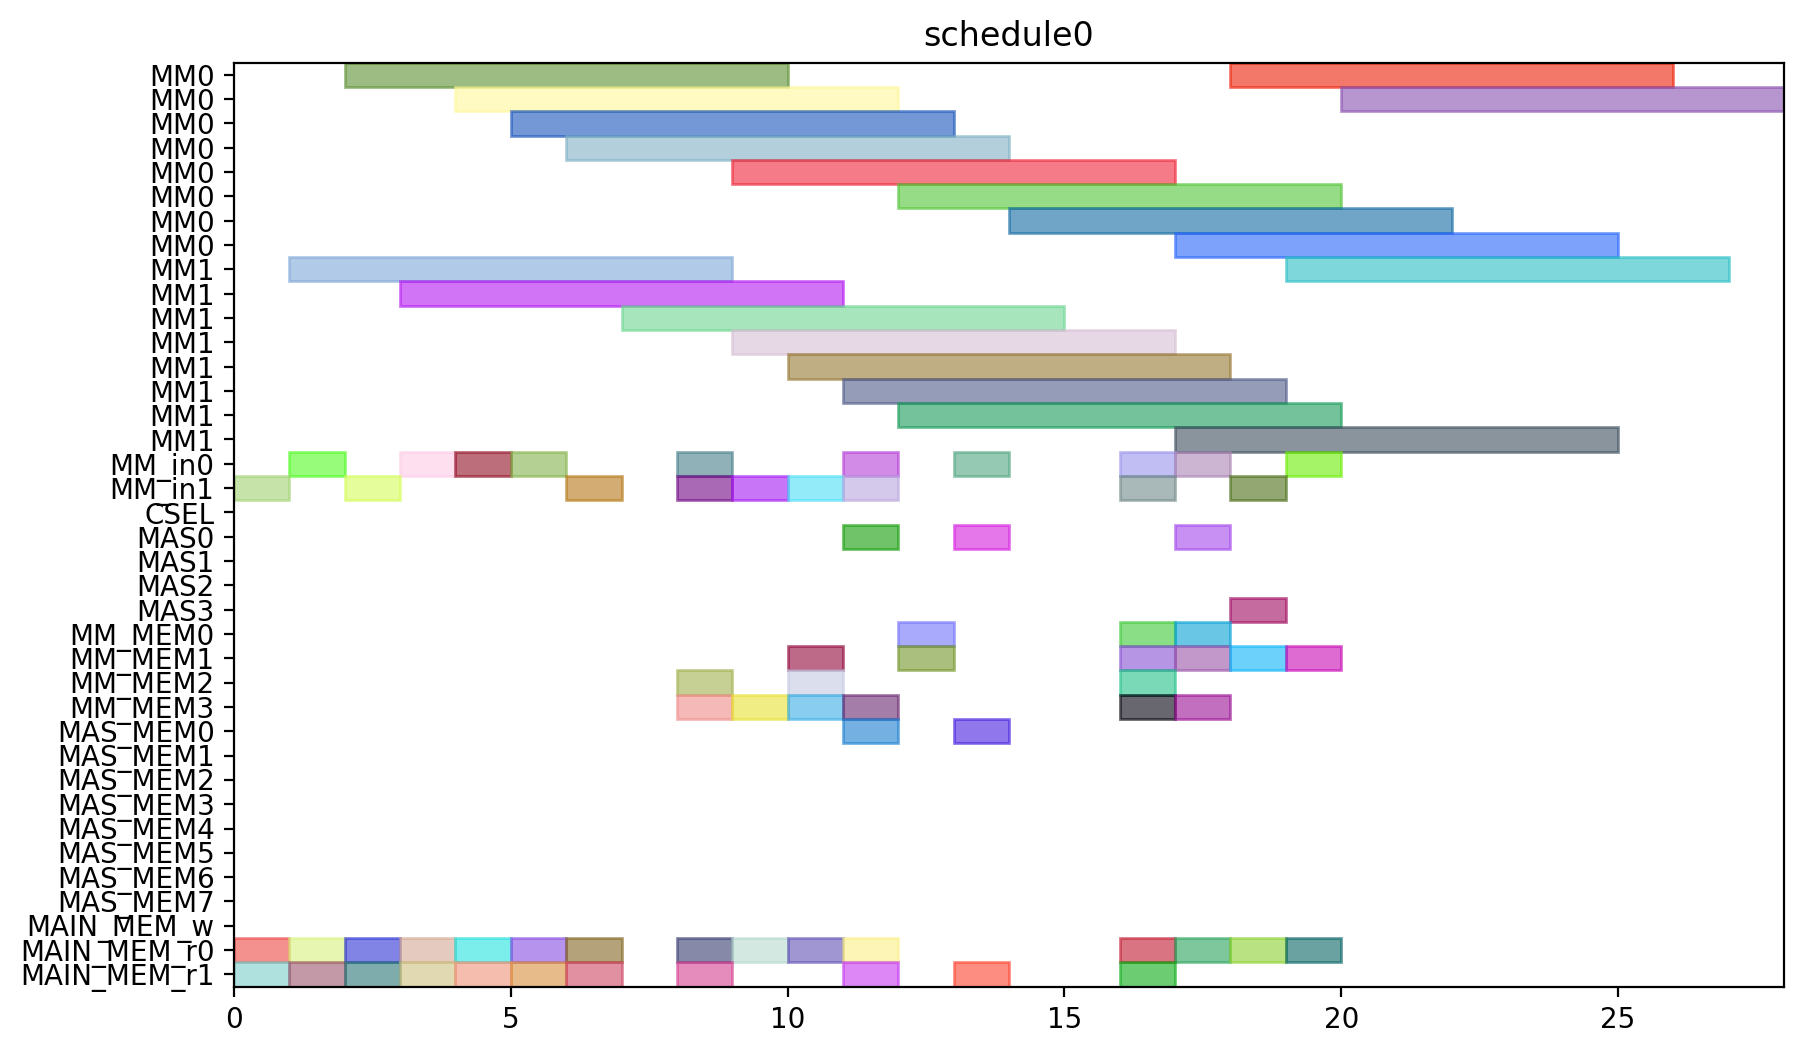

Here is the Python script that generated this plot:
from pyschedule import Scenario, solvers, plotters, alt


def solve():
	horizon = 120
	S = Scenario("schedule0", horizon=horizon)

	# resource
	MM = S.Resources('MM', num=2, size=8)
	MM_in = S.Resources('MM_in', num=2)
	CSEL = S.Resource('CSEL')
	MAS = S.Resources('MAS', num=4, size=1, periods=range(1, horizon))
	MM_MEM = S.Resources('MM_MEM', num=4)
	MAS_MEM = S.Resources('MAS_MEM', num=8)
	MAIN_MEM_w = S.Resource('MAIN_MEM_w', size=1)
	MAIN_MEM_r = S.Resources('MAIN_MEM_r', num=2)

	# result of previous scheduling

	# new tasks
	Z_exp2 = S.Task('Z_exp2', length=8, delay_cost=1)
	Z_exp2 += alt(MM)
	Z_exp2_in = S.Task('Z_exp2_in', length=1, delay_cost=1)
	Z_exp2_in += alt(MM_in)
	S += Z_exp2_in*MM_in[0]<=Z_exp2*MM[0]
	S += Z_exp2_in*MM_in[1]<=Z_exp2*MM[1]
	Z_exp2_mem0 = S.Task('Z_exp2_mem0', length=1, delay_cost=1)
	Z_exp2_mem0 += MAIN_MEM_r[0]
	S += Z_exp2_mem0 <= Z_exp2

	Z_exp2_mem1 = S.Task('Z_exp2_mem1', length=1, delay_cost=1)
	Z_exp2_mem1 += MAIN_MEM_r[1]
	S += Z_exp2_mem1 <= Z_exp2

	NX0 = S.Task('NX0', length=8, delay_cost=1)
	NX0 += alt(MM)
	NX0_in = S.Task('NX0_in', length=1, delay_cost=1)
	NX0_in += alt(MM_in)
	S += NX0_in*MM_in[0]<=NX0*MM[0]
	S += NX0_in*MM_in[1]<=NX0*MM[1]
	NX0_mem0 = S.Task('NX0_mem0', length=1, delay_cost=1)
	NX0_mem0 += MAIN_MEM_r[0]
	S += NX0_mem0 <= NX0

	NX0_mem1 = S.Task('NX0_mem1', length=1, delay_cost=1)
	NX0_mem1 += MAIN_MEM_r[1]
	S += NX0_mem1 <= NX0

	k0_10_Z1 = S.Task('k0_10_Z1', length=8, delay_cost=1)
	k0_10_Z1 += alt(MM)
	k0_10_Z1_in = S.Task('k0_10_Z1_in', length=1, delay_cost=1)
	k0_10_Z1_in += alt(MM_in)
	S += k0_10_Z1_in*MM_in[0]<=k0_10_Z1*MM[0]
	S += k0_10_Z1_in*MM_in[1]<=k0_10_Z1*MM[1]
	k0_10_Z1_mem0 = S.Task('k0_10_Z1_mem0', length=1, delay_cost=1)
	k0_10_Z1_mem0 += MAIN_MEM_r[0]
	S += k0_10_Z1_mem0 <= k0_10_Z1

	k0_10_Z1_mem1 = S.Task('k0_10_Z1_mem1', length=1, delay_cost=1)
	k0_10_Z1_mem1 += MAIN_MEM_r[1]
	S += k0_10_Z1_mem1 <= k0_10_Z1

	DX0 = S.Task('DX0', length=8, delay_cost=1)
	DX0 += alt(MM)
	DX0_in = S.Task('DX0_in', length=1, delay_cost=1)
	DX0_in += alt(MM_in)
	S += DX0_in*MM_in[0]<=DX0*MM[0]
	S += DX0_in*MM_in[1]<=DX0*MM[1]
	DX0_mem0 = S.Task('DX0_mem0', length=1, delay_cost=1)
	DX0_mem0 += MAIN_MEM_r[0]
	S += DX0_mem0 <= DX0

	DX0_mem1 = S.Task('DX0_mem1', length=1, delay_cost=1)
	DX0_mem1 += MAIN_MEM_r[1]
	S += DX0_mem1 <= DX0

	NY0 = S.Task('NY0', length=8, delay_cost=1)
	NY0 += alt(MM)
	NY0_in = S.Task('NY0_in', length=1, delay_cost=1)
	NY0_in += alt(MM_in)
	S += NY0_in*MM_in[0]<=NY0*MM[0]
	S += NY0_in*MM_in[1]<=NY0*MM[1]
	NY0_mem0 = S.Task('NY0_mem0', length=1, delay_cost=1)
	NY0_mem0 += MAIN_MEM_r[0]
	S += NY0_mem0 <= NY0

	NY0_mem1 = S.Task('NY0_mem1', length=1, delay_cost=1)
	NY0_mem1 += MAIN_MEM_r[1]
	S += NY0_mem1 <= NY0

	k2_14_Z1 = S.Task('k2_14_Z1', length=8, delay_cost=1)
	k2_14_Z1 += alt(MM)
	k2_14_Z1_in = S.Task('k2_14_Z1_in', length=1, delay_cost=1)
	k2_14_Z1_in += alt(MM_in)
	S += k2_14_Z1_in*MM_in[0]<=k2_14_Z1*MM[0]
	S += k2_14_Z1_in*MM_in[1]<=k2_14_Z1*MM[1]
	k2_14_Z1_mem0 = S.Task('k2_14_Z1_mem0', length=1, delay_cost=1)
	k2_14_Z1_mem0 += MAIN_MEM_r[0]
	S += k2_14_Z1_mem0 <= k2_14_Z1

	k2_14_Z1_mem1 = S.Task('k2_14_Z1_mem1', length=1, delay_cost=1)
	k2_14_Z1_mem1 += MAIN_MEM_r[1]
	S += k2_14_Z1_mem1 <= k2_14_Z1

	DY0 = S.Task('DY0', length=8, delay_cost=1)
	DY0 += alt(MM)
	DY0_in = S.Task('DY0_in', length=1, delay_cost=1)
	DY0_in += alt(MM_in)
	S += DY0_in*MM_in[0]<=DY0*MM[0]
	S += DY0_in*MM_in[1]<=DY0*MM[1]
	DY0_mem0 = S.Task('DY0_mem0', length=1, delay_cost=1)
	DY0_mem0 += MAIN_MEM_r[0]
	S += DY0_mem0 <= DY0

	DY0_mem1 = S.Task('DY0_mem1', length=1, delay_cost=1)
	DY0_mem1 += MAIN_MEM_r[1]
	S += DY0_mem1 <= DY0

	Z_exp3 = S.Task('Z_exp3', length=8, delay_cost=1)
	Z_exp3 += alt(MM)
	Z_exp3_in = S.Task('Z_exp3_in', length=1, delay_cost=1)
	Z_exp3_in += alt(MM_in)
	S += Z_exp3_in*MM_in[0]<=Z_exp3*MM[0]
	S += Z_exp3_in*MM_in[1]<=Z_exp3*MM[1]
	Z_exp3_mem0 = S.Task('Z_exp3_mem0', length=1, delay_cost=1)
	Z_exp3_mem0 += alt(MM_MEM)
	S += (Z_exp2*MM[0])-1 < Z_exp3_mem0*MM_MEM[0]
	S += (Z_exp2*MM[1])-1 < Z_exp3_mem0*MM_MEM[2]
	S += Z_exp3_mem0 <= Z_exp3

	Z_exp3_mem1 = S.Task('Z_exp3_mem1', length=1, delay_cost=1)
	Z_exp3_mem1 += MAIN_MEM_r[1]
	S += Z_exp3_mem1 <= Z_exp3

	NX1_ = S.Task('NX1_', length=1, delay_cost=1)
	NX1_ += alt(MAS)
	NX1__mem0 = S.Task('NX1__mem0', length=1, delay_cost=1)
	NX1__mem0 += alt(MM_MEM)
	S += (NX0*MM[0])-1 < NX1__mem0*MM_MEM[0]
	S += (NX0*MM[1])-1 < NX1__mem0*MM_MEM[2]
	S += NX1__mem0 <= NX1_

	NX1__mem1 = S.Task('NX1__mem1', length=1, delay_cost=1)
	NX1__mem1 += alt(MM_MEM)
	S += (k0_10_Z1*MM[0])-1 < NX1__mem1*MM_MEM[1]
	S += (k0_10_Z1*MM[1])-1 < NX1__mem1*MM_MEM[3]
	S += NX1__mem1 <= NX1_

	k0_9_Z2 = S.Task('k0_9_Z2', length=8, delay_cost=1)
	k0_9_Z2 += alt(MM)
	k0_9_Z2_in = S.Task('k0_9_Z2_in', length=1, delay_cost=1)
	k0_9_Z2_in += alt(MM_in)
	S += k0_9_Z2_in*MM_in[0]<=k0_9_Z2*MM[0]
	S += k0_9_Z2_in*MM_in[1]<=k0_9_Z2*MM[1]
	k0_9_Z2_mem0 = S.Task('k0_9_Z2_mem0', length=1, delay_cost=1)
	k0_9_Z2_mem0 += MAIN_MEM_r[0]
	S += k0_9_Z2_mem0 <= k0_9_Z2

	k0_9_Z2_mem1 = S.Task('k0_9_Z2_mem1', length=1, delay_cost=1)
	k0_9_Z2_mem1 += alt(MM_MEM)
	S += (Z_exp2*MM[0])-1 < k0_9_Z2_mem1*MM_MEM[1]
	S += (Z_exp2*MM[1])-1 < k0_9_Z2_mem1*MM_MEM[3]
	S += k0_9_Z2_mem1 <= k0_9_Z2

	k1_9_Z2 = S.Task('k1_9_Z2', length=8, delay_cost=1)
	k1_9_Z2 += alt(MM)
	k1_9_Z2_in = S.Task('k1_9_Z2_in', length=1, delay_cost=1)
	k1_9_Z2_in += alt(MM_in)
	S += k1_9_Z2_in*MM_in[0]<=k1_9_Z2*MM[0]
	S += k1_9_Z2_in*MM_in[1]<=k1_9_Z2*MM[1]
	k1_9_Z2_mem0 = S.Task('k1_9_Z2_mem0', length=1, delay_cost=1)
	k1_9_Z2_mem0 += MAIN_MEM_r[0]
	S += k1_9_Z2_mem0 <= k1_9_Z2

	k1_9_Z2_mem1 = S.Task('k1_9_Z2_mem1', length=1, delay_cost=1)
	k1_9_Z2_mem1 += alt(MM_MEM)
	S += (Z_exp2*MM[0])-1 < k1_9_Z2_mem1*MM_MEM[1]
	S += (Z_exp2*MM[1])-1 < k1_9_Z2_mem1*MM_MEM[3]
	S += k1_9_Z2_mem1 <= k1_9_Z2

	NY1_ = S.Task('NY1_', length=1, delay_cost=1)
	NY1_ += alt(MAS)
	NY1__mem0 = S.Task('NY1__mem0', length=1, delay_cost=1)
	NY1__mem0 += alt(MM_MEM)
	S += (NY0*MM[0])-1 < NY1__mem0*MM_MEM[0]
	S += (NY0*MM[1])-1 < NY1__mem0*MM_MEM[2]
	S += NY1__mem0 <= NY1_

	NY1__mem1 = S.Task('NY1__mem1', length=1, delay_cost=1)
	NY1__mem1 += alt(MM_MEM)
	S += (k2_14_Z1*MM[0])-1 < NY1__mem1*MM_MEM[1]
	S += (k2_14_Z1*MM[1])-1 < NY1__mem1*MM_MEM[3]
	S += NY1__mem1 <= NY1_

	k2_13_Z2 = S.Task('k2_13_Z2', length=8, delay_cost=1)
	k2_13_Z2 += alt(MM)
	k2_13_Z2_in = S.Task('k2_13_Z2_in', length=1, delay_cost=1)
	k2_13_Z2_in += alt(MM_in)
	S += k2_13_Z2_in*MM_in[0]<=k2_13_Z2*MM[0]
	S += k2_13_Z2_in*MM_in[1]<=k2_13_Z2*MM[1]
	k2_13_Z2_mem0 = S.Task('k2_13_Z2_mem0', length=1, delay_cost=1)
	k2_13_Z2_mem0 += MAIN_MEM_r[0]
	S += k2_13_Z2_mem0 <= k2_13_Z2

	k2_13_Z2_mem1 = S.Task('k2_13_Z2_mem1', length=1, delay_cost=1)
	k2_13_Z2_mem1 += alt(MM_MEM)
	S += (Z_exp2*MM[0])-1 < k2_13_Z2_mem1*MM_MEM[1]
	S += (Z_exp2*MM[1])-1 < k2_13_Z2_mem1*MM_MEM[3]
	S += k2_13_Z2_mem1 <= k2_13_Z2

	k3_14_Z2 = S.Task('k3_14_Z2', length=8, delay_cost=1)
	k3_14_Z2 += alt(MM)
	k3_14_Z2_in = S.Task('k3_14_Z2_in', length=1, delay_cost=1)
	k3_14_Z2_in += alt(MM_in)
	S += k3_14_Z2_in*MM_in[0]<=k3_14_Z2*MM[0]
	S += k3_14_Z2_in*MM_in[1]<=k3_14_Z2*MM[1]
	k3_14_Z2_mem0 = S.Task('k3_14_Z2_mem0', length=1, delay_cost=1)
	k3_14_Z2_mem0 += MAIN_MEM_r[0]
	S += k3_14_Z2_mem0 <= k3_14_Z2

	k3_14_Z2_mem1 = S.Task('k3_14_Z2_mem1', length=1, delay_cost=1)
	k3_14_Z2_mem1 += alt(MM_MEM)
	S += (Z_exp2*MM[0])-1 < k3_14_Z2_mem1*MM_MEM[1]
	S += (Z_exp2*MM[1])-1 < k3_14_Z2_mem1*MM_MEM[3]
	S += k3_14_Z2_mem1 <= k3_14_Z2

	Z_exp4 = S.Task('Z_exp4', length=8, delay_cost=1)
	Z_exp4 += alt(MM)
	Z_exp4_in = S.Task('Z_exp4_in', length=1, delay_cost=1)
	Z_exp4_in += alt(MM_in)
	S += Z_exp4_in*MM_in[0]<=Z_exp4*MM[0]
	S += Z_exp4_in*MM_in[1]<=Z_exp4*MM[1]
	Z_exp4_mem0 = S.Task('Z_exp4_mem0', length=1, delay_cost=1)
	Z_exp4_mem0 += alt(MM_MEM)
	S += (Z_exp3*MM[0])-1 < Z_exp4_mem0*MM_MEM[0]
	S += (Z_exp3*MM[1])-1 < Z_exp4_mem0*MM_MEM[2]
	S += Z_exp4_mem0 <= Z_exp4

	Z_exp4_mem1 = S.Task('Z_exp4_mem1', length=1, delay_cost=1)
	Z_exp4_mem1 += MAIN_MEM_r[1]
	S += Z_exp4_mem1 <= Z_exp4

	NX1 = S.Task('NX1', length=8, delay_cost=1)
	NX1 += alt(MM)
	NX1_in = S.Task('NX1_in', length=1, delay_cost=1)
	NX1_in += alt(MM_in)
	S += NX1_in*MM_in[0]<=NX1*MM[0]
	S += NX1_in*MM_in[1]<=NX1*MM[1]
	NX1_mem0 = S.Task('NX1_mem0', length=1, delay_cost=1)
	NX1_mem0 += alt(MAS_MEM)
	S += (NX1_*MAS[0])-1 < NX1_mem0*MAS_MEM[0]
	S += (NX1_*MAS[1])-1 < NX1_mem0*MAS_MEM[2]
	S += (NX1_*MAS[2])-1 < NX1_mem0*MAS_MEM[4]
	S += (NX1_*MAS[3])-1 < NX1_mem0*MAS_MEM[6]
	S += NX1_mem0 <= NX1

	NX1_mem1 = S.Task('NX1_mem1', length=1, delay_cost=1)
	NX1_mem1 += MAIN_MEM_r[1]
	S += NX1_mem1 <= NX1

	k0_8_Z3 = S.Task('k0_8_Z3', length=8, delay_cost=1)
	k0_8_Z3 += alt(MM)
	k0_8_Z3_in = S.Task('k0_8_Z3_in', length=1, delay_cost=1)
	k0_8_Z3_in += alt(MM_in)
	S += k0_8_Z3_in*MM_in[0]<=k0_8_Z3*MM[0]
	S += k0_8_Z3_in*MM_in[1]<=k0_8_Z3*MM[1]
	k0_8_Z3_mem0 = S.Task('k0_8_Z3_mem0', length=1, delay_cost=1)
	k0_8_Z3_mem0 += MAIN_MEM_r[0]
	S += k0_8_Z3_mem0 <= k0_8_Z3

	k0_8_Z3_mem1 = S.Task('k0_8_Z3_mem1', length=1, delay_cost=1)
	k0_8_Z3_mem1 += alt(MM_MEM)
	S += (Z_exp3*MM[0])-1 < k0_8_Z3_mem1*MM_MEM[1]
	S += (Z_exp3*MM[1])-1 < k0_8_Z3_mem1*MM_MEM[3]
	S += k0_8_Z3_mem1 <= k0_8_Z3

	DX1_ = S.Task('DX1_', length=1, delay_cost=1)
	DX1_ += alt(MAS)
	DX1__mem0 = S.Task('DX1__mem0', length=1, delay_cost=1)
	DX1__mem0 += alt(MM_MEM)
	S += (DX0*MM[0])-1 < DX1__mem0*MM_MEM[0]
	S += (DX0*MM[1])-1 < DX1__mem0*MM_MEM[2]
	S += DX1__mem0 <= DX1_

	DX1__mem1 = S.Task('DX1__mem1', length=1, delay_cost=1)
	DX1__mem1 += alt(MM_MEM)
	S += (k1_9_Z2*MM[0])-1 < DX1__mem1*MM_MEM[1]
	S += (k1_9_Z2*MM[1])-1 < DX1__mem1*MM_MEM[3]
	S += DX1__mem1 <= DX1_

	k1_8_Z3 = S.Task('k1_8_Z3', length=8, delay_cost=1)
	k1_8_Z3 += alt(MM)
	k1_8_Z3_in = S.Task('k1_8_Z3_in', length=1, delay_cost=1)
	k1_8_Z3_in += alt(MM_in)
	S += k1_8_Z3_in*MM_in[0]<=k1_8_Z3*MM[0]
	S += k1_8_Z3_in*MM_in[1]<=k1_8_Z3*MM[1]
	k1_8_Z3_mem0 = S.Task('k1_8_Z3_mem0', length=1, delay_cost=1)
	k1_8_Z3_mem0 += MAIN_MEM_r[0]
	S += k1_8_Z3_mem0 <= k1_8_Z3

	k1_8_Z3_mem1 = S.Task('k1_8_Z3_mem1', length=1, delay_cost=1)
	k1_8_Z3_mem1 += alt(MM_MEM)
	S += (Z_exp3*MM[0])-1 < k1_8_Z3_mem1*MM_MEM[1]
	S += (Z_exp3*MM[1])-1 < k1_8_Z3_mem1*MM_MEM[3]
	S += k1_8_Z3_mem1 <= k1_8_Z3

	NY1 = S.Task('NY1', length=8, delay_cost=1)
	NY1 += alt(MM)
	NY1_in = S.Task('NY1_in', length=1, delay_cost=1)
	NY1_in += alt(MM_in)
	S += NY1_in*MM_in[0]<=NY1*MM[0]
	S += NY1_in*MM_in[1]<=NY1*MM[1]
	NY1_mem0 = S.Task('NY1_mem0', length=1, delay_cost=1)
	NY1_mem0 += alt(MAS_MEM)
	S += (NY1_*MAS[0])-1 < NY1_mem0*MAS_MEM[0]
	S += (NY1_*MAS[1])-1 < NY1_mem0*MAS_MEM[2]
	S += (NY1_*MAS[2])-1 < NY1_mem0*MAS_MEM[4]
	S += (NY1_*MAS[3])-1 < NY1_mem0*MAS_MEM[6]
	S += NY1_mem0 <= NY1

	NY1_mem1 = S.Task('NY1_mem1', length=1, delay_cost=1)
	NY1_mem1 += MAIN_MEM_r[1]
	S += NY1_mem1 <= NY1

	k2_12_Z3 = S.Task('k2_12_Z3', length=8, delay_cost=1)
	k2_12_Z3 += alt(MM)
	k2_12_Z3_in = S.Task('k2_12_Z3_in', length=1, delay_cost=1)
	k2_12_Z3_in += alt(MM_in)
	S += k2_12_Z3_in*MM_in[0]<=k2_12_Z3*MM[0]
	S += k2_12_Z3_in*MM_in[1]<=k2_12_Z3*MM[1]
	k2_12_Z3_mem0 = S.Task('k2_12_Z3_mem0', length=1, delay_cost=1)
	k2_12_Z3_mem0 += MAIN_MEM_r[0]
	S += k2_12_Z3_mem0 <= k2_12_Z3

	k2_12_Z3_mem1 = S.Task('k2_12_Z3_mem1', length=1, delay_cost=1)
	k2_12_Z3_mem1 += alt(MM_MEM)
	S += (Z_exp3*MM[0])-1 < k2_12_Z3_mem1*MM_MEM[1]
	S += (Z_exp3*MM[1])-1 < k2_12_Z3_mem1*MM_MEM[3]
	S += k2_12_Z3_mem1 <= k2_12_Z3

	DY1_ = S.Task('DY1_', length=1, delay_cost=1)
	DY1_ += alt(MAS)
	DY1__mem0 = S.Task('DY1__mem0', length=1, delay_cost=1)
	DY1__mem0 += alt(MM_MEM)
	S += (DY0*MM[0])-1 < DY1__mem0*MM_MEM[0]
	S += (DY0*MM[1])-1 < DY1__mem0*MM_MEM[2]
	S += DY1__mem0 <= DY1_

	DY1__mem1 = S.Task('DY1__mem1', length=1, delay_cost=1)
	DY1__mem1 += alt(MM_MEM)
	S += (k3_14_Z2*MM[0])-1 < DY1__mem1*MM_MEM[1]
	S += (k3_14_Z2*MM[1])-1 < DY1__mem1*MM_MEM[3]
	S += DY1__mem1 <= DY1_

	k3_13_Z3 = S.Task('k3_13_Z3', length=8, delay_cost=1)
	k3_13_Z3 += alt(MM)
	k3_13_Z3_in = S.Task('k3_13_Z3_in', length=1, delay_cost=1)
	k3_13_Z3_in += alt(MM_in)
	S += k3_13_Z3_in*MM_in[0]<=k3_13_Z3*MM[0]
	S += k3_13_Z3_in*MM_in[1]<=k3_13_Z3*MM[1]
	k3_13_Z3_mem0 = S.Task('k3_13_Z3_mem0', length=1, delay_cost=1)
	k3_13_Z3_mem0 += MAIN_MEM_r[0]
	S += k3_13_Z3_mem0 <= k3_13_Z3

	k3_13_Z3_mem1 = S.Task('k3_13_Z3_mem1', length=1, delay_cost=1)
	k3_13_Z3_mem1 += alt(MM_MEM)
	S += (Z_exp3*MM[0])-1 < k3_13_Z3_mem1*MM_MEM[1]
	S += (Z_exp3*MM[1])-1 < k3_13_Z3_mem1*MM_MEM[3]
	S += k3_13_Z3_mem1 <= k3_13_Z3

	solvers.mip.solve(S,msg=1,kind='CPLEX',ratio_gap=1.01)

	solution = [['hoge']*len(S.solution()[1]) for i in range(len(S.solution()))]
	for i in range(len(S.solution())):
		for j in range(len(S.solution()[i])):
			solution[i][j]=str(S.solution()[i][j])
	print(solution)

	cycles = int(solution[-1][3])

	pic_file_name = "/home/mfukuda/ABE/multiRAM_multiMAS_16mux/scheduling_result/stage8MM2_stage1MAS4/ISOGENY/schedule0.png"
	if(S.solution() != []):
		plotters.matplotlib.plot(S,img_filename=pic_file_name, show_task_labels=False, fig_size=(cycles*0.25+3, 6))

	return solution
